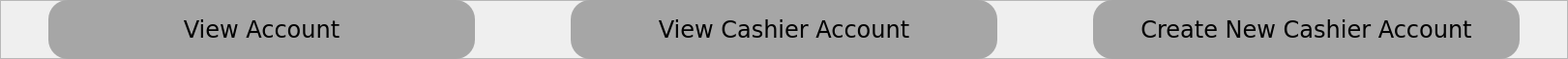
    <widget class="QFrame" name="frame_2">
     <property name="geometry">
      <rect>
       <x>0</x>
       <y>0</y>
       <width>1621</width>
       <height>61</height>
      </rect>
     </property>
     <property name="frameShape">
      <enum>QFrame::StyledPanel</enum>
     </property>
     <property name="frameShadow">
      <enum>QFrame::Raised</enum>
     </property>
     <widget class="QPushButton" name="pushButton_CREATE_C">
      <property name="geometry">
       <rect>
        <x>1130</x>
        <y>0</y>
        <width>441</width>
        <height>61</height>
       </rect>
      </property>
      <property name="font">
       <font>
        <family>Verdana</family>
        <pointsize>-1</pointsize>
       </font>
      </property>
      <property name="styleSheet">
       <string notr="true">/* Default Inactive Buttons */
QPushButton {
    background-color: #a6a6a6;
    border-radius: 20px;
	font-size: 24px;
	font-color:#000000;
    padding: 9px;
	font-family: &quot;Verdana&quot;, sans-serif; 
	text-align: center;
}

/* Hover Effect on Inactive Buttons */
QPushButton:hover {
    background-color:#374550;
	color:white;
}

/* Active Button (Current Page) */
QPushButton#activeButton {
    background-color: #374550;
    color: white;
}
</string>
      </property>
      <property name="text">
       <string>Create New Cashier Account</string>
      </property>
     </widget>
     <widget class="QPushButton" name="pushButton_VIEW_C">
      <property name="geometry">
       <rect>
        <x>590</x>
        <y>0</y>
        <width>441</width>
        <height>61</height>
       </rect>
      </property>
      <property name="font">
       <font>
        <family>Verdana</family>
        <pointsize>-1</pointsize>
       </font>
      </property>
      <property name="styleSheet">
       <string notr="true">/* Default Inactive Buttons */
QPushButton {
    background-color: #a6a6a6;
    border-radius: 20px;
	font-size: 24px;
	font-color:#000000;
    padding: 9px;
	font-family: &quot;Verdana&quot;, sans-serif; 
	text-align: center;
}

/* Hover Effect on Inactive Buttons */
QPushButton:hover {
    background-color:#374550;
	color:white;
}

/* Active Button (Current Page) */
QPushButton#activeButton {
    background-color: #374550;
    color: white;
}
</string>
      </property>
      <property name="text">
       <string>View Cashier Account</string>
      </property>
     </widget>
     <widget class="QPushButton" name="pushButton_ViewAcc">
      <property name="geometry">
       <rect>
        <x>50</x>
        <y>0</y>
        <width>441</width>
        <height>61</height>
       </rect>
      </property>
      <property name="font">
       <font>
        <family>Verdana</family>
        <pointsize>-1</pointsize>
       </font>
      </property>
      <property name="styleSheet">
       <string notr="true">/* Default Inactive Buttons */
QPushButton {
    background-color: #a6a6a6;
    border-radius: 20px;
	font-size: 24px;
	font-color:#000000;
    padding: 9px;
	font-family: &quot;Verdana&quot;, sans-serif; 
	text-align: center;
}

/* Hover Effect on Inactive Buttons */
QPushButton:hover {
    background-color:#374550;
	color:white;
}

/* Active Button (Current Page) */
QPushButton#activeButton {
    background-color: #374550;
    color: white;
}
</string>
      </property>
      <property name="text">
       <string>View Account</string>
      </property>
     </widget>
    </widget>
